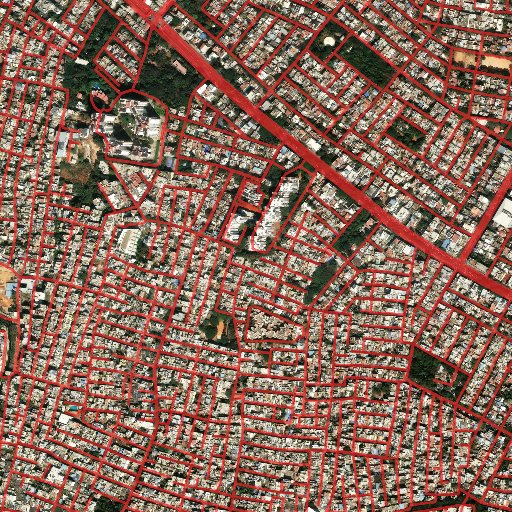
#> input picture runs/osm_dataset/qc_blr_banashankari.jpg, 512 x 512 px, given in place of 187683, which was not available
$ python build_osm_dataset.py
#> lines starting #> are read from the running program, lines starting #| are printed output that depends on the picture
### src/fetch_geo_tile.py
"""Fetch a REAL georeferenced high-res satellite mosaic for a city area.

Stitches Esri World Imagery XYZ tiles (z=18 -> ~0.58 m/px at Bengaluru latitude,
matching DeepGlobe's resolution so the trained model stays in-distribution) into one
RGB image, and records its true lat/lon bounds (Web Mercator). No rasterio needed.

Output: <out>/<stem>_sat.png  +  <out>/<stem>_geo.json  (bbox + zoom + size)

Usage:
  python src/fetch_geo_tile.py --lat 12.9719 --lon 77.6412 --zoom 18 --grid 5 --stem blr_indiranagar --out runs/geo
"""
import os, sys, json, math, time, argparse, io, urllib.request
from PIL import Image

ESRI = "https://server.arcgisonline.com/ArcGIS/rest/services/World_Imagery/MapServer/tile/{z}/{y}/{x}"
TILE = 256


def deg2tile(lat, lon, z):
#> in fetch_mosaic, `canvas = Image.new("RGB", (grid * TILE, grid * TILE))`: canvas: PIL image 2048x2048 RGB; every value is 0
    n = 2 ** z
    x = (lon + 180.0) / 360.0 * n
    y = (1 - math.log(math.tan(math.radians(lat)) + 1 / math.cos(math.radians(lat))) / math.pi) / 2 * n
    return x, y


# [6 lines left out: function tile2deg, not called in this run]


def fetch(url, tries=4):
#> called with tries = 4
    for k in range(tries):
        try:
            req = urllib.request.Request(url, headers={"User-Agent": "Mozilla/5.0 RouteResilience/1.0"})
            return urllib.request.urlopen(req, timeout=25).read()
        except Exception:
            if k == tries - 1:
                raise
            time.sleep(0.6 * (k + 1))


# [46 lines left out: function main, not called in this run]


# [2 lines that do not run on import are left out]

### src/build_osm_dataset.py
"""Build an India-wide OSM-supervised training set on Esri z18 imagery (the deployment domain).

Why: the shipped model was trained on DeepGlobe (rural/suburban, non-Indian fabric, different
sensor) and deployed on Esri z18 Indian cities — that domain gap is the measured root cause of
low OSM recall / routing success. This builder creates real training pairs in the deployment
domain itself: Esri World Imagery mosaics + masks rasterized from OpenStreetMap ways (the
Massachusetts-benchmark method — real imagery, real map ground truth, no fabrication).

Design:
  - ~22 TRAIN sites across diverse Indian geography (canopy Kerala, desert Rajasthan, plains
    Punjab/UP, dense metros, planned grids, rural/highway Karnataka). Each site = one 2048px
    z18 mosaic sliced into four 1024px tiles -> {stem}_sat.jpg + {stem}_mask.png (DeepGlobe
    file format, so dataset.py / train.py work unchanged).
  - VAL sites are whole cities never seen in training (generalization is measured, not assumed).
  - The 5 benchmark sector bboxes (runs/geo/*_geo.json) are ALWAYS excluded from training tiles.
  - Masks: per-highway-class stroke widths (px at ~0.6 m/px); tunnels skipped (invisible);
    same drivable ROAD_TYPES as the OSM benchmark, so training target == evaluation target.
  - Tile QC: reject under-mapped/empty tiles (road fraction < 0.4%) and blank imagery.
  - QC gallery per site (sat + red mask overlay) -> eyeball label alignment before training.

Usage:
  python src/build_osm_dataset.py --out C:/Users/VISWAS/route_data/osm_esri [--sites blr_whitefield ...]
"""
import os, sys, io, json, time, argparse
import numpy as np, cv2

sys.path.insert(0, os.path.dirname(os.path.abspath(__file__)))
from fetch_geo_tile import ESRI, TILE, deg2tile, tile2deg, fetch
from osm_benchmark import fetch_osm, latlng_to_px, ROAD_TYPES

ROOT = os.path.dirname(os.path.dirname(os.path.abspath(__file__)))

# stroke width (px at z18, ~0.55-0.6 m/px) per OSM highway class — eyeballed against imagery
WIDTH_PX = {"motorway": 30, "trunk": 26, "motorway_link": 16, "trunk_link": 16,
            "primary": 20, "primary_link": 14, "secondary": 16, "secondary_link": 12,
            "tertiary": 12, "tertiary_link": 10, "unclassified": 9, "residential": 9,
            "living_street": 8}

# (site_stem, lat, lon) — TRAIN: diverse Indian fabric. VAL: cities never trained on.
SITES_TRAIN = [
    # Bengaluru (test city, non-benchmark areas)
    ("blr_whitefield",   12.9698, 77.7500),
    ("blr_yelahanka",    13.1007, 77.5963),
    ("blr_hebbal",       13.0358, 77.5970),
    ("blr_banashankari", 12.9255, 77.5468),
    # Kerala — dense tropical canopy (the hard occlusion regime)
    ("koc_kochi",        9.9816, 76.2999),
    ("tvm_trivandrum",   8.5241, 76.9366),
    ("clt_kozhikode",    11.2588, 75.7804),
    # Metros
    ("del_karolbagh",    28.6519, 77.1909),
    ("del_rohini",       28.7360, 77.1170),
    ("bom_andheri",      19.1197, 72.8468),
    ("maa_annanagar",    13.0850, 80.2101),
    ("hyd_secbad",       17.4399, 78.4983),
    ("pnq_pune",         18.5074, 73.8077),
    # Desert / arid
    ("jai_jaipur",       26.9124, 75.7873),
    ("jod_jodhpur",      26.2389, 73.0243),
    # Plains
    ("ldh_ludhiana",     30.9010, 75.8573),
    ("lko_lucknow",      26.8467, 80.9462),
    # NE / river
    ("ghy_guwahati",     26.1445, 91.7362),
    # Planned grid
    ("chd_chandigarh",   30.7333, 76.7794),
    # Rural / highway Karnataka (small-town + NH fabric near the test city)
    ("rur_devanahalli",  13.2437, 77.7130),
    ("rur_ramanagara",   12.7217, 77.2812),
    ("rur_hoskote",      13.0707, 77.798),
]
SITES_VAL = [
    ("val_coimbatore",   11.0168, 76.9558),   # mixed canopy/plains
    ("val_ahmedabad",    23.0225, 72.5714),   # arid grid
    ("val_bhubaneswar",  20.2961, 85.8245),   # planned, plains
    ("val_thrissur",     10.5276, 76.2144),   # Kerala canopy (unseen)
]

GRID = 8          # 8x8 Esri tiles = 2048px mosaic -> four 1024px training tiles
ZOOM = 18
TILE_OUT = 1024
MIN_ROAD_FRAC, MAX_ROAD_FRAC = 0.004, 0.30
MIN_BRIGHTNESS = 18


def benchmark_bboxes():
    import glob
    out = []
    for p in glob.glob(os.path.join(ROOT, "runs", "geo", "*_geo.json")):
        if os.path.basename(p).startswith("live_"):
            continue
        b = json.load(open(p))["bounds"]
        out.append((b["south"], b["west"], b["north"], b["east"]))
    return out


def bbox_intersects(b1, b2):
    s1, w1, n1, e1 = b1; s2, w2, n2, e2 = b2
    return not (e1 <= w2 or e2 <= w1 or n1 <= s2 or n2 <= s1)


def fetch_mosaic(lat, lon, grid=GRID, zoom=ZOOM):
    from PIL import Image
    cx, cy = deg2tile(lat, lon, zoom)
    x0, y0 = int(cx) - grid // 2, int(cy) - grid // 2
    canvas = Image.new("RGB", (grid * TILE, grid * TILE))
    fails = 0
    for j in range(grid):
        for i in range(grid):
            try:
                data = fetch(ESRI.format(z=zoom, x=x0 + i, y=y0 + j))
                canvas.paste(Image.open(io.BytesIO(data)).convert("RGB"), (i * TILE, j * TILE))
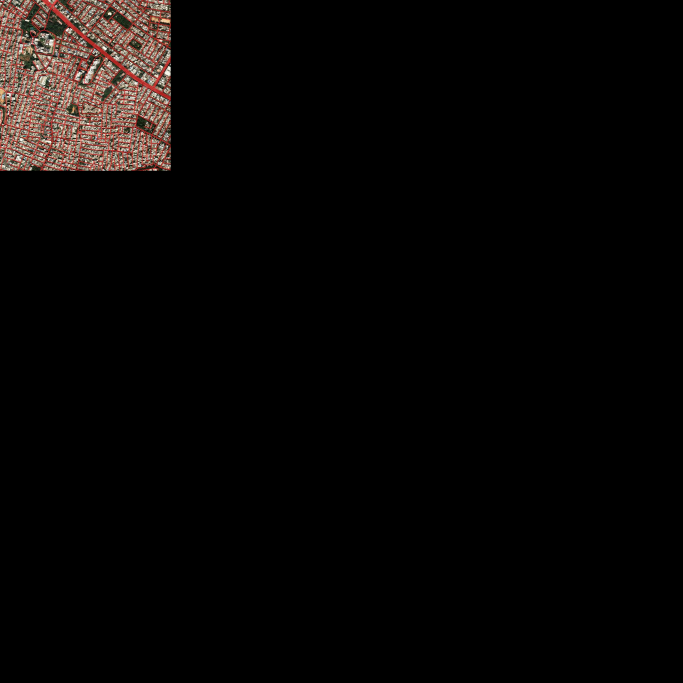
#> canvas: PIL image 2048x2048 RGB (shown at 1/3 size); mean R, G, B 8.6, 6.4, 5.6
            except Exception:
                fails += 1
            time.sleep(0.03)
    north, west = tile2deg(x0, y0, zoom)
    south, east = tile2deg(x0 + grid, y0 + grid, zoom)
    bounds = dict(north=north, south=south, east=east, west=west)
    return np.array(canvas), bounds, fails


def rasterize_osm_mask(osm_json, bounds, W, H):
    """OSM drivable ways -> binary mask with per-class stroke widths. Tunnels skipped."""
    coords = {e["id"]: (e["lat"], e["lon"]) for e in osm_json["elements"] if e["type"] == "node"}
    m = np.zeros((H, W), np.uint8)
    n_ways = 0
    for e in osm_json["elements"]:
        if e["type"] != "way":
            continue
        tags = e.get("tags", {})
        hw = tags.get("highway")
        if hw not in ROAD_TYPES or tags.get("tunnel") in ("yes", "building_passage"):
            continue
        pts = [latlng_to_px(*coords[r], bounds, W, H) for r in e.get("nodes", []) if r in coords]
        if len(pts) < 2:
            continue
        arr = np.array([[int(round(x)), int(round(y))] for x, y in pts], np.int32)
        cv2.polylines(m, [arr], False, 255, WIDTH_PX[hw], lineType=cv2.LINE_8)
        n_ways += 1
    return m, n_ways


def process_site(stem, lat, lon, out_dir, bench_boxes, qc_dir):
    print(f"=== {stem} @ {lat},{lon}")
    img, bounds, fails = fetch_mosaic(lat, lon)
    if fails > GRID * GRID * 0.15:
        print(f"  [skip site] {fails} imagery tiles failed"); return []
    osm = fetch_osm(bounds, cache_dir=os.path.join(ROOT, "runs", "osm_cache"))
    H, W = img.shape[:2]
    mask, n_ways = rasterize_osm_mask(osm, bounds, W, H)
    print(f"  imagery {W}x{H} ({fails} fails) | {n_ways} OSM ways | road frac {(mask > 0).mean()*100:.1f}%")

    kept = []
    k = 0
    for j in range(H // TILE_OUT):
        for i in range(W // TILE_OUT):
            y, x = j * TILE_OUT, i * TILE_OUT
            im = img[y:y + TILE_OUT, x:x + TILE_OUT]
            mk = mask[y:y + TILE_OUT, x:x + TILE_OUT]
            # tile bounds (linear in Mercator-y is fine at this scale for the exclusion test)
            tb = (bounds["south"] + (1 - (y + TILE_OUT) / H) * (bounds["north"] - bounds["south"]),
                  bounds["west"] + x / W * (bounds["east"] - bounds["west"]),
                  bounds["south"] + (1 - y / H) * (bounds["north"] - bounds["south"]),
                  bounds["west"] + (x + TILE_OUT) / W * (bounds["east"] - bounds["west"]))
            if any(bbox_intersects(tb, bb) for bb in bench_boxes):
                print(f"  [exclude] {stem}_{k}: overlaps a benchmark sector"); k += 1; continue
            frac = (mk > 0).mean()
            if not (MIN_ROAD_FRAC <= frac <= MAX_ROAD_FRAC):
                print(f"  [skip] {stem}_{k}: road frac {frac*100:.2f}% outside range"); k += 1; continue
            if im.mean() < MIN_BRIGHTNESS:
                print(f"  [skip] {stem}_{k}: blank imagery"); k += 1; continue
            cv2.imwrite(os.path.join(out_dir, f"{stem}_{k}_sat.jpg"),
                        cv2.cvtColor(im, cv2.COLOR_RGB2BGR), [cv2.IMWRITE_JPEG_QUALITY, 92])
            cv2.imwrite(os.path.join(out_dir, f"{stem}_{k}_mask.png"), mk)
            kept.append(f"{stem}_{k}")
            k += 1

    # QC overlay (quarter-res): red = OSM label over imagery — eyeball alignment/width
    qc = img.copy(); qc[mask > 0] = (0.35 * qc[mask > 0] + 0.65 * np.array([255, 40, 40])).astype(np.uint8)
    qc = cv2.resize(qc, (W // 4, H // 4))
    cv2.imwrite(os.path.join(qc_dir, f"qc_{stem}.jpg"), cv2.cvtColor(qc, cv2.COLOR_RGB2BGR),
                [cv2.IMWRITE_JPEG_QUALITY, 85])
    print(f"  kept {len(kept)}/{k} tiles")
    return kept


def main():
    ap = argparse.ArgumentParser()
    ap.add_argument("--out", default="C:/Users/VISWAS/route_data/osm_esri")
    ap.add_argument("--sites", nargs="*", help="subset of site stems (default: all)")
    args = ap.parse_args()

    bench = benchmark_bboxes()
    print(f"{len(bench)} benchmark sector bboxes will be excluded from training tiles")
    qc_dir = os.path.join(ROOT, "runs", "osm_dataset")
    os.makedirs(qc_dir, exist_ok=True)
    meta = dict(zoom=ZOOM, grid=GRID, widths=WIDTH_PX, sites={})

    for split, sites in (("train", SITES_TRAIN), ("val", SITES_VAL)):
        out_dir = os.path.join(args.out, split)
        os.makedirs(out_dir, exist_ok=True)
        for stem, lat, lon in sites:
            if args.sites and stem not in args.sites:
                continue
            try:
                kept = process_site(stem, lat, lon, out_dir, bench, qc_dir)
                meta["sites"][stem] = dict(split=split, lat=lat, lon=lon, tiles=kept)
            except Exception as e:
                print(f"  [site FAILED] {stem}: {type(e).__name__}: {e}")
                meta["sites"][stem] = dict(split=split, lat=lat, lon=lon, error=str(e))
            time.sleep(3)          # be polite to Overpass between sites
            json.dump(meta, open(os.path.join(qc_dir, "dataset_meta.json"), "w"), indent=2)

    n_tr = len([t for s in meta["sites"].values() if s.get("split") == "train" for t in s.get("tiles", [])])
    n_va = len([t for s in meta["sites"].values() if s.get("split") == "val" for t in s.get("tiles", [])])
    print(f"\nDONE: {n_tr} train tiles, {n_va} val tiles -> {args.out}")
    print(f"QC gallery: {qc_dir}/qc_*.jpg — CHECK label alignment before training.")


if __name__ == "__main__":
    main()
#> (the call stopped at in fetch, `return urllib.request.urlopen(req, timeout=25).read()`: the network is not available in this run)

$ run again, on runs/phase1/preds_ep05.png
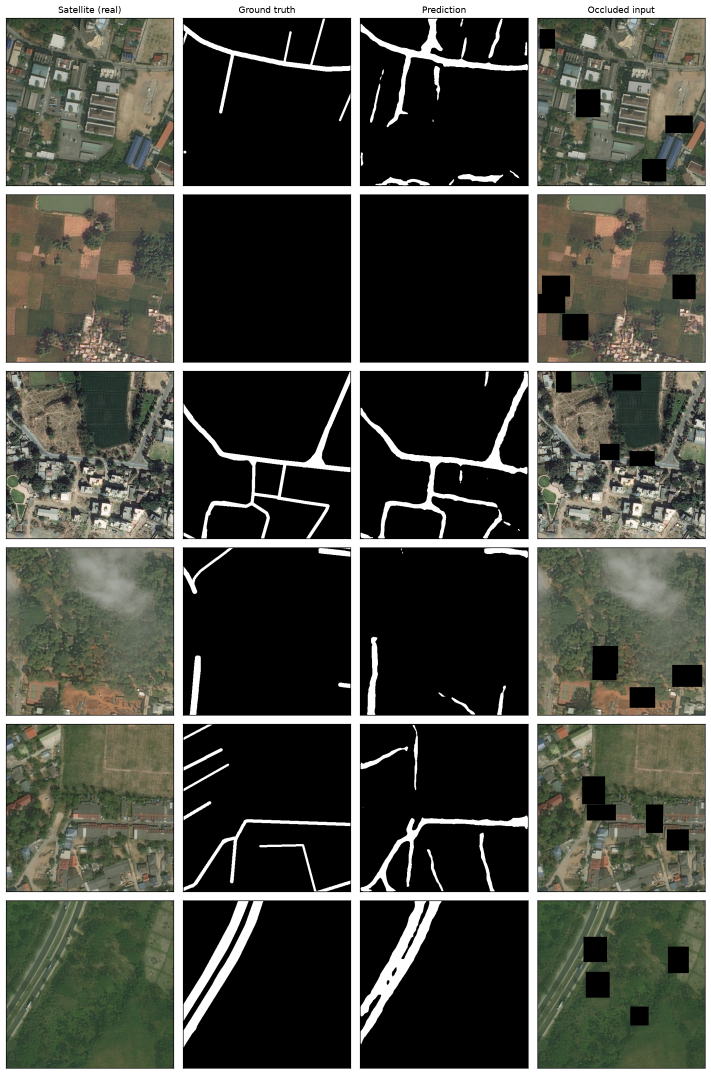
#> input picture runs/phase1/preds_ep05.png, 1421 x 2148 px, given in place of 187683, which was not available (shown at 1/2 size)
#> in fetch_mosaic, `canvas.paste(Image.open(io.BytesIO(data)).convert("RGB"), (i * TILE, j..`:
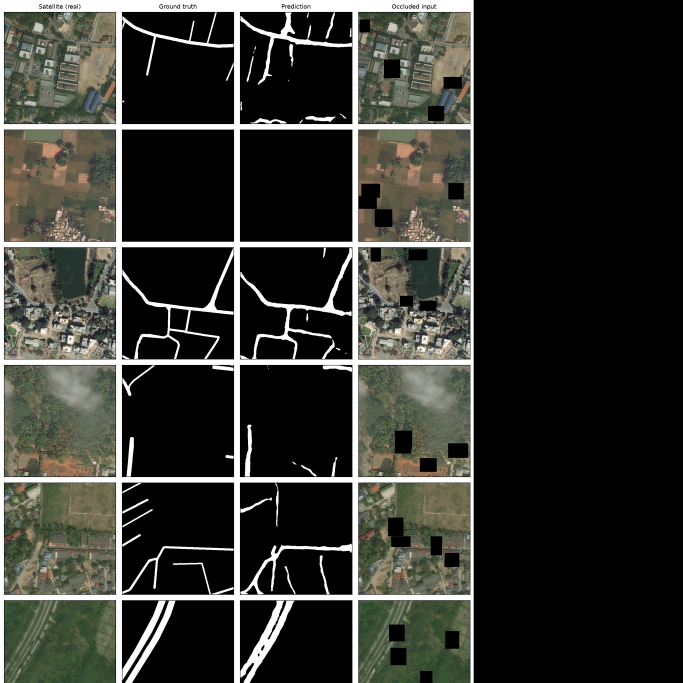
#> canvas: PIL image 2048x2048 RGB (shown at 1/3 size); mean R, G, B 52.4, 53.1, 47.7
